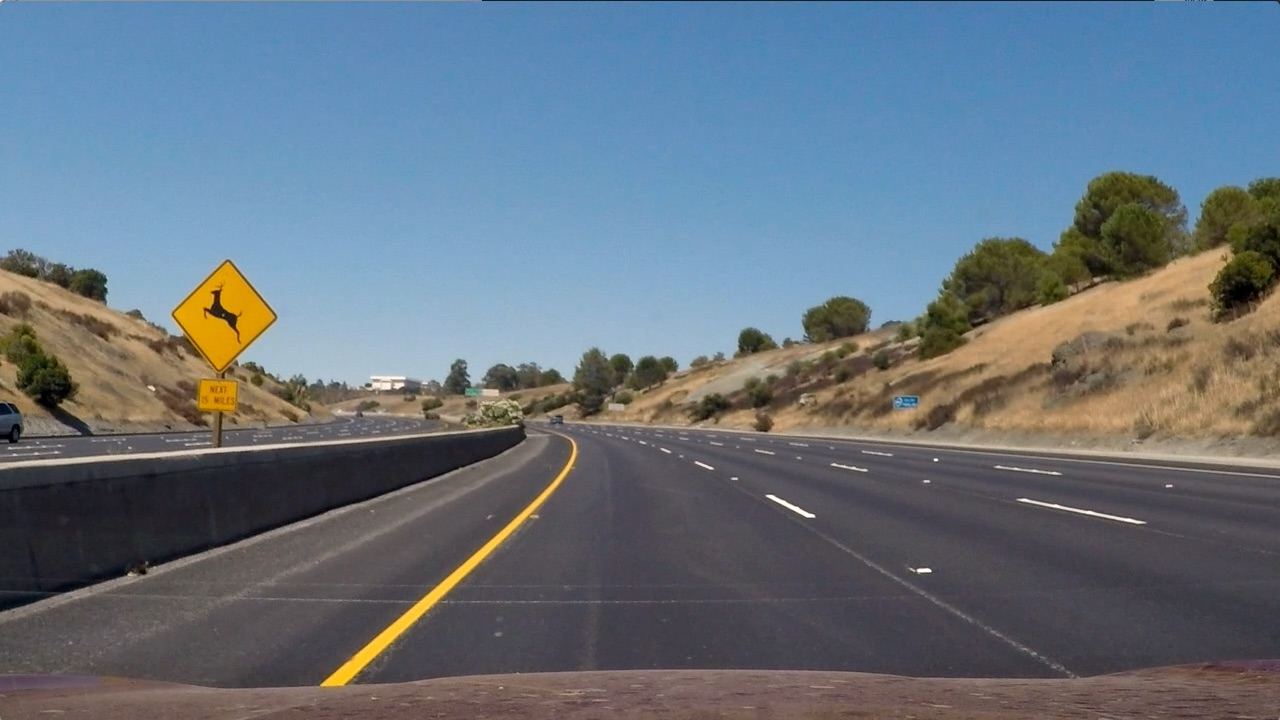
#> input picture Quadratic/test2.jpg, 1280 x 720 px
$ python -i sobel.py   (imports and definitions only)   (older library calls are emulated)
#> lines starting #> are read from the running program, lines starting #| are printed output that depends on the picture; after the words box and inside, x2 and y2 are one past the last pixel; in counts of white or black regions, pixels touching at a corner belong together
#> further down, picture is the input picture: shape (720, 1280, 3); mean B, G, R 125.5, 114.6, 102.8
# Has 2 parts - color thresholding, gradient thresholding
import numpy as np
import cv2
import matplotlib.pyplot as plt

# Color thresholding

# get mask that covers yellow and white region
def get_color_mask(img):

    # good results for white & yellow from HSL space
    img_hsl = cv2.cvtColor(img, cv2.COLOR_BGR2HLS)
#> img_hsl: shape (720, 1280, 3); mean of channels 0, 1, 2 86.2, 113.9, 64.8

    low_thresh = np.array([15, 30, 115])
    high_thresh = np.array([35, 204, 255])
    yellow_mask = cv2.inRange(img_hsl, low_thresh, high_thresh)
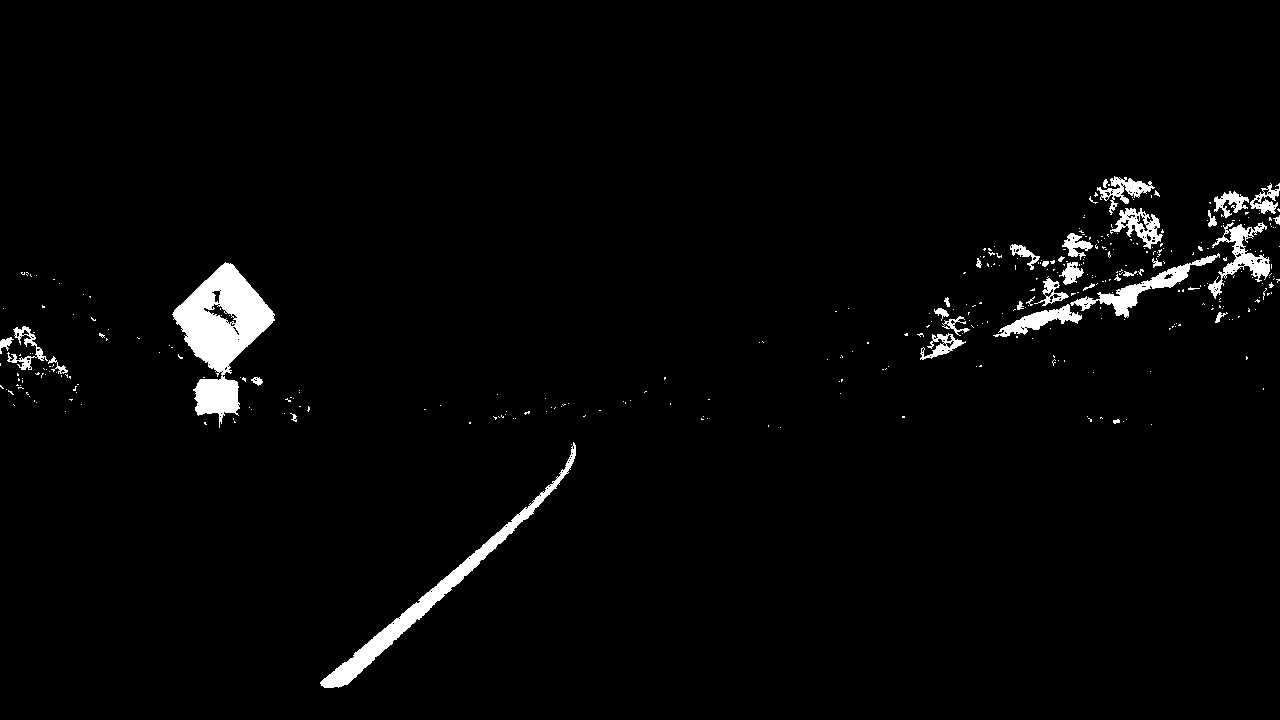
#> yellow_mask: shape (720, 1280); 2.5% white; 365 white regions (329 under 20 px), largest, box (x1, y1, x2, y2) and area: (172, 262, 275, 428) 7631, (320, 442, 576, 688) 4196, (1070, 253, 1220, 318) 1709

    low_thresh = np.array([0, 200, 0])
    high_thresh = np.array([180, 255, 255])
    white_mask = cv2.inRange(img_hsl, low_thresh, high_thresh)
#> white_mask: shape (720, 1280); 0.17% white in thin lines or dots, all inside (x1, y1, x2, y2) = (0, 0, 1172, 572)

    # bitwise or to combine the masks of both color
    combined_mask = cv2.bitwise_or(yellow_mask, white_mask)

    return combined_mask

# Gradient thresholding with sobel operator

# interested in L channel of LAB space
def get_L(img):

    img_lab = cv2.cvtColor(img, cv2.COLOR_BGR2LAB)
#> img_lab: shape (720, 1280, 3); mean of channels 0, 1, 2 121.3, 128.2, 121.3
    img_l = img_lab[:,:,0]

    return img_l

def abs_sobel(img_l, kernel_size=3, thresh=(0, 255)):

#> called with kernel_size = 15, thresh = (20, 120)
    sobel_x = cv2.Sobel(img_l, cv2.CV_64F, 1, 0, ksize=kernel_size)
    sobel_y = cv2.Sobel(img_l, cv2.CV_64F, 0, 1, ksize=kernel_size)

    s = []

    for sobel in [sobel_x, sobel_y]:
        sobel_abs = np.absolute(sobel)
        sobel_scaled = np.uint8(255 * sobel / np.max(sobel_abs))

        gradient_mask = np.zeros_like(sobel_scaled)
        gradient_mask[(thresh[0] <= sobel_scaled) & (sobel_scaled <= thresh[1])] = 1

        s.append(gradient_mask)
#> this loop made 2 passes
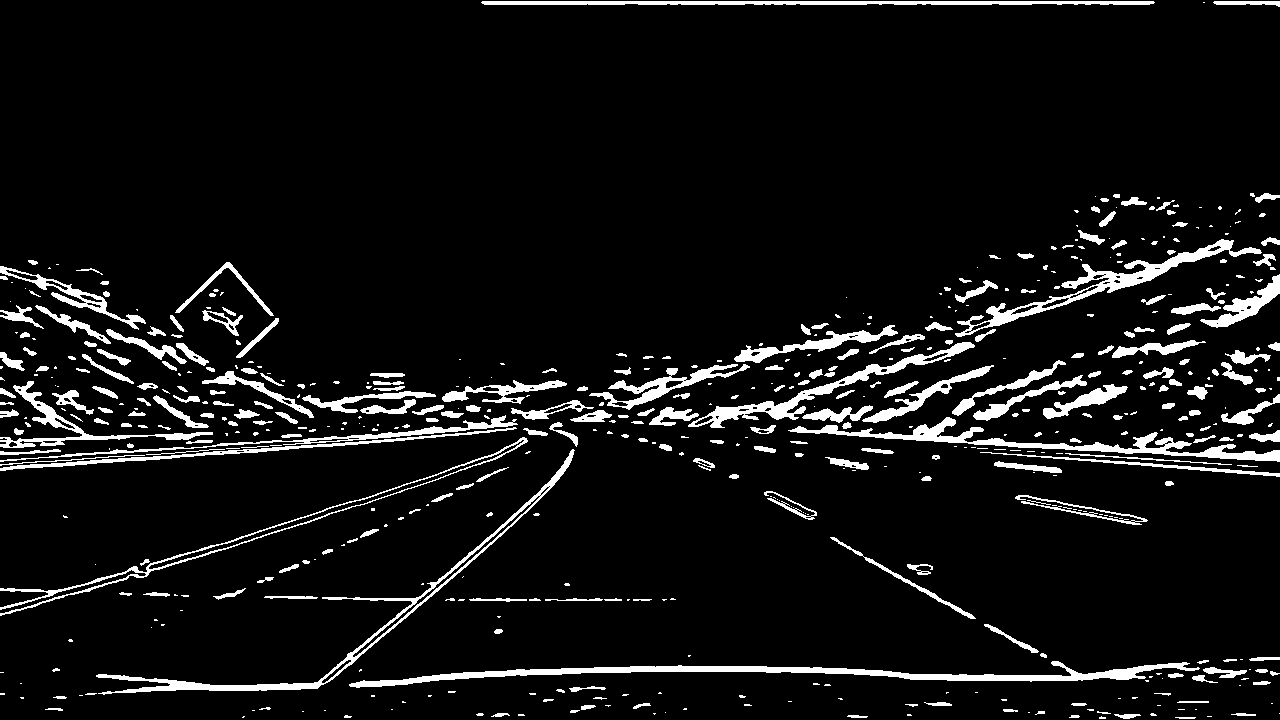
#> gradient_mask: shape (720, 1280); values 0 (black) and 1 (white), 7.3% white; 562 white regions (283 under 20 px), largest, box (x1, y1, x2, y2) and area: (349, 661, 1200, 688) 5267, (788, 417, 1280, 462) 3798, (96, 449, 575, 695) 3753
#> after the loop, s = 2 items
#> in get_all_sobels, `sobx_best, soby_best = abs_sobel(img_l, kernel_size=15, thresh=(20, 12..`: sobx_best: shape (720, 1280); values 0 (black) and 1 (white), 4.7% white; 684 white regions (360 under 20 px), largest, box (x1, y1, x2, y2) and area: (140, 395, 540, 577) 2599, (316, 434, 575, 689) 1971, (922, 273, 1043, 365) 1522

    return s

def mag_sobel(img_l, kernel_size=3, thresh=(0, 255)):

#> called with kernel_size = 15, thresh = (80, 200)
    sx = cv2.Sobel(img_l, cv2.CV_64F, 1, 0, ksize=kernel_size)
    sy = cv2.Sobel(img_l, cv2.CV_64F, 0, 1, ksize=kernel_size)

    sxy = np.sqrt(np.square(sx) + np.square(sy))
    scaled_sxy = np.uint8(255 * sxy / np.max(sxy))
#> in get_all_sobels, `sobxy_best = mag_sobel(img_l, kernel_size=15, thresh=(80, 200))`: sobxy_best: shape (720, 1280); values 0 (black) and 1 (white), 3.7% white; 328 white regions (173 under 20 px), largest, box (x1, y1, x2, y2) and area: (198, 437, 579, 690) 3807, (241, 347, 680, 397) 2833, (0, 420, 529, 614) 2642

    sxy_binary = np.zeros_like(scaled_sxy)
    sxy_binary[(scaled_sxy >= thresh[0]) & (scaled_sxy <= thresh[1])] = 1

    return sxy_binary

def dir_sobel(img_l, kernel_size=3, thresh=(0, np.pi/2)):

#> called with kernel_size = 3, thresh = (0, 1.57)
    sx_abs = np.absolute(cv2.Sobel(img_l, cv2.CV_64F, 1, 0, ksize=kernel_size))
    sy_abs = np.absolute(cv2.Sobel(img_l, cv2.CV_64F, 0, 1, ksize=kernel_size))

    dir_sxy = np.arctan2(sx_abs, sy_abs)
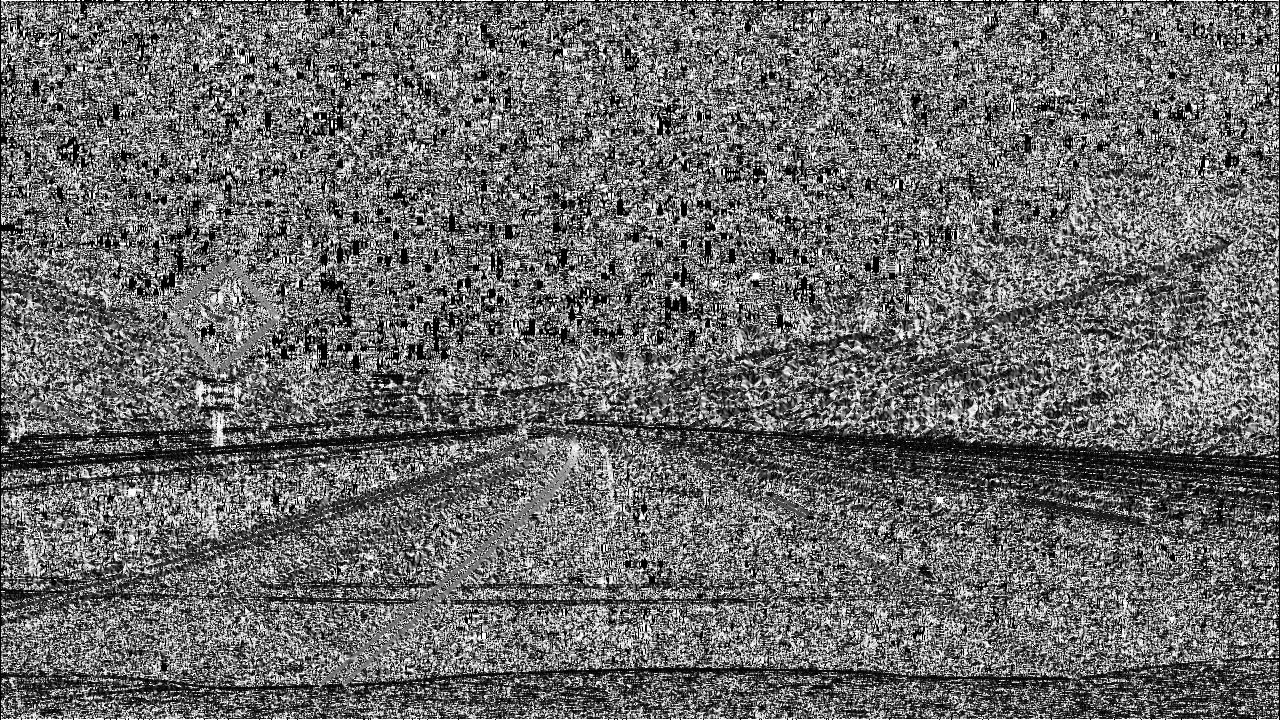
#> dir_sxy: shape (720, 1280) float64; min 0, max 1.57, mean 0.663; drawn with min black and max white

    sdir_binary = np.zeros_like(dir_sxy)
    sdir_binary[(dir_sxy >= thresh[0]) & (dir_sxy <= thresh[1])] = 1

    return sdir_binary

def get_all_sobels(img_l):

    sobx_best, soby_best = abs_sobel(img_l, kernel_size=15, thresh=(20, 120))

    sobxy_best = mag_sobel(img_l, kernel_size=15, thresh=(80, 200))

    sobdir_best = dir_sobel(img_l, kernel_size=3, thresh=(0, np.pi/2))
#> sobdir_best: shape (720, 1280) float64; every value is 1

    return sobx_best, soby_best, sobxy_best, sobdir_best

def get_combined_sobels(img):

    img_l = get_L(img)

    sx, sy, sxy, sdir = get_all_sobels(img_l)

    combined = np.zeros_like(sdir)
    # Sobel X returned the best output so we keep all of its results. We perform a binary and on all the other sobels
    combined[(sx == 1) | ((sy == 1) & (sxy == 1) & (sdir == 1))] = 1

    return combined

# applying

def get_combined_binary(img):

    combined_color_mask = get_color_mask(img)
    combined_sobels = get_combined_sobels(img)
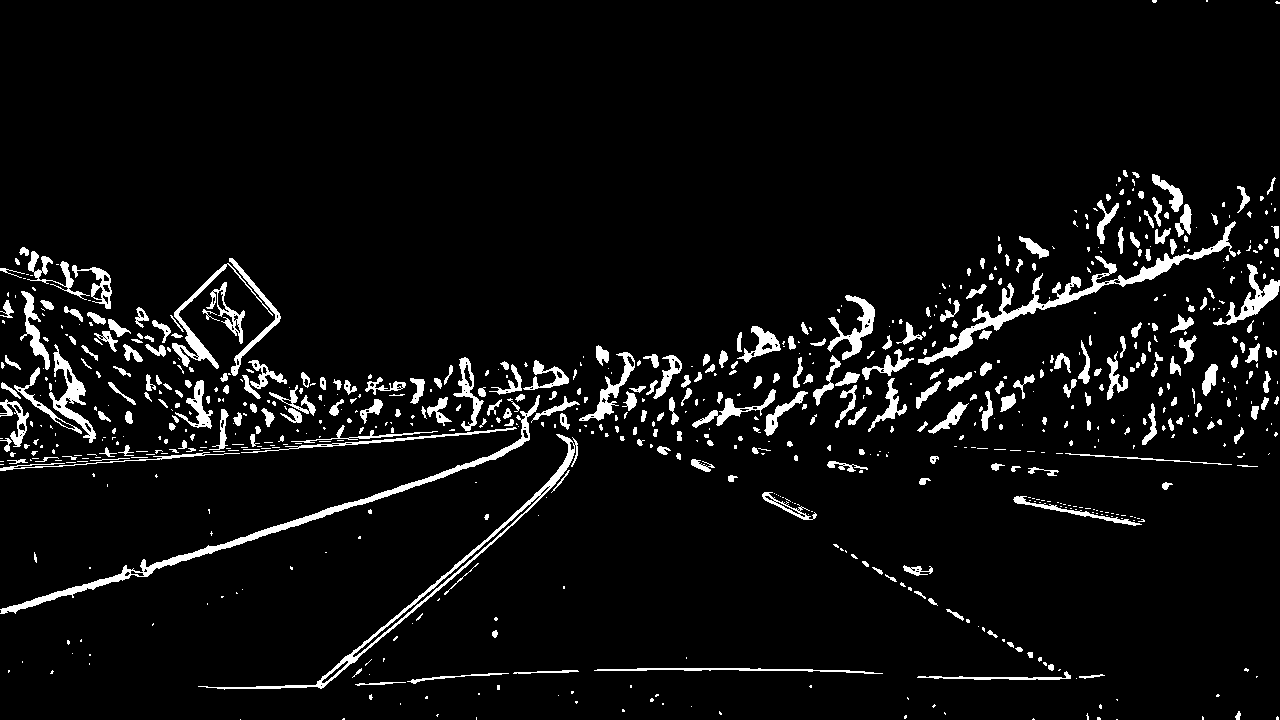
#> combined_sobels: shape (720, 1280) float64; values 0 (black) and 1 (white), 5.6% white; 767 white regions (451 under 20 px), largest, box (x1, y1, x2, y2) and area: (0, 395, 540, 614) 3581, (918, 221, 1236, 365) 3559, (198, 434, 578, 690) 2538

    print(combined_color_mask.dtype)
#| uint8
    print(combined_sobels.dtype)
#| float64

    # bitwise or to combine results of both color and gradient
    combined_binary = cv2.bitwise_or(combined_color_mask, combined_sobels.astype(np.uint8))

    return combined_binary

>>> import cv2
>>> picture = cv2.imread('test2.jpg')
>>> result = get_combined_binary(picture)
